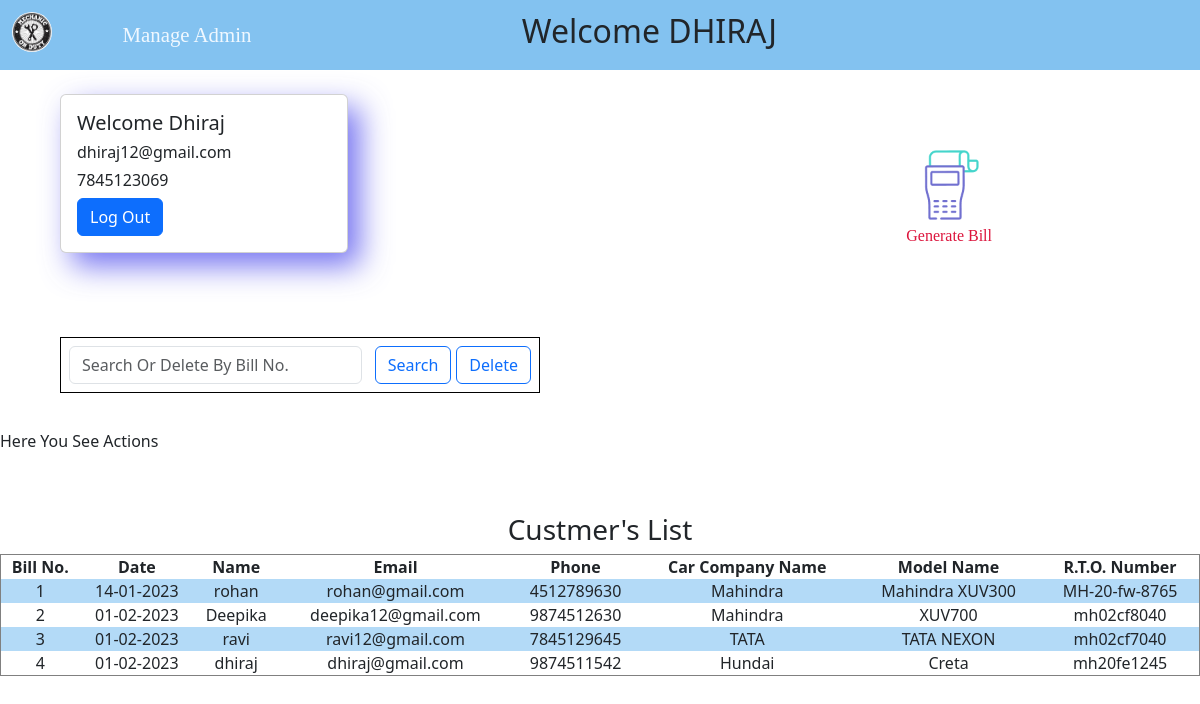
The app's page /adminpanel.php (signed in) with its own data.
### tables this page shows
CREATE TABLE `user_tb` (
  `billno` int(100) NOT NULL,
  `date` varchar(10) NOT NULL,
  `name` varchar(35) NOT NULL,
  `phone` varchar(12) NOT NULL,
  `email` varchar(50) NOT NULL,
  `password` varchar(30) NOT NULL,
  `carcompany` varchar(30) NOT NULL,
  `carmodelname` varchar(30) NOT NULL,
  `rtono` varchar(30) NOT NULL
);

### adminpanel.php (the view, shortened to what this page needs)
<?php require('connection.php');?>
<!DOCTYPE html>
<html lang="en">
<head>
    <link href="https://cdn.jsdelivr.net/npm/bootstrap@5.3.0-alpha1/dist/css/bootstrap.min.css" rel="stylesheet">
    <link rel="stylesheet" href="./Css/adminpanel.css">
</head>
<body>
<nav>
    <div class="logo"><img src="./img/logo_img.jpg" alt=""></div>
    <a href="./manageadmin.php">Manage Admin</a>
    <h2>Welcome <?php echo strtoupper($_SESSION['Aname']);?></h2>
</nav>
<div class="main">
<div class="card">
    <div class="card-body">
      <h5 class="card-title">Welcome <?php echo $_SESSION['Aname']?></h5>
      <h6 class="card-text"><?php echo $_SESSION['Amail']?></h6>
      <h6 class="card-text"><?php echo $_SESSION['Aphone']?></h6>
      <form method="post"><Button class="btn btn-primary" name="logt">Log Out</Button></form>
</div>
</div>
<a href="bill.php" id="genbill"><img src="./img/pay_img.gif" alt="Bills" id="bills">Generate Bill</a>
<div class="oparation">
<form  method="post" class="d-flex">
    <input class="form-control me-2" name="box" type="number" placeholder="Search Or Delete By Bill No.">
    <button class="btn btn-outline-primary" name="search">Search</button>
    <button class="btn btn-outline-primary" name="delete" type="submit">Delete</button>
</form>
</div>
<?php
 if(isset($_POST['search'])){
    $srchqury="SELECT * FROM `user_tb` WHERE billno='$box'";
    $rst=mysqli_query($con,$srchqury);
    if(mysqli_num_rows($rst)==1){
        echo "Founded Record"."<br>";
        $foundrow=mysqli_fetch_assoc($rst);
        foreach($foundrow as $fd){
            echo $fd." - ";
        }
    }
    else{
        echo "No Record Found";
    }
}
elseif(isset($_POST['delete'])){
    $dlquery="DELETE FROM `user_tb` WHERE billno='$box'";
    $dlrst=mysqli_query($con,$dlquery);
    header("location: adminpanel.php");
}
else{
    echo "Here You See Actions";
 }
?>
<h3>Custmer's List </h3>
<?php $squery="SELECT * FROM `user_tb`";
    $run_squery=mysqli_query($con,$squery);
    ?>
<div class="usertable">
    <table border='1'>
    <tr>
        <th>Bill No.</th>
        <th>Date</th>
        <th>Name</th>
        <th>Email</th>
        <th>Phone</th>
        <th>Car Company Name</th>
        <th>Model Name</th>
        <th>R.T.O. Number</th>
    </tr>
    <tr>
        <?php while($row=mysqli_fetch_assoc($run_squery)){?>
        <td><?php echo $row['billno'];?></td>
        <td><?php echo $row['date'];?></td>
        <td><?php echo $row['name'];?></td>
        <td><?php echo $row['email'];?></td>
        <td><?php echo $row['phone'];?></td>
        <td><?php echo $row['carcompany'];?></td>
        <td><?php echo $row['carmodelname'];?></td>
        <td><?php echo $row['rtono'];?></td>
    </tr>
    <?php }?>
    </table>
</div>
</body>
</html>

### Css/adminpanel.css (style rules this page uses)
* { margin: 0; padding: 0; }
nav { background-color: #83c2f0; display:flex; padding:1%; }
nav img { width:40px; border-radius:50%; }
nav a { text-align: center; text-decoration: none; color: aliceblue; font-family: cursive; margin-left: 6%; margin-top: 0.6%; font-size: 1.3rem; transition: 0.4s; }
nav h2 { margin-left:23%; }
h3 { margin-top:5%; text-align:center; }
.card { margin: 2% 5%; transition: 0.7s; cursor: pointer; box-shadow: 12px 13px 30px rgba(75, 72, 236, 0.753); width: 18rem; }
img#bills { width: 5rem; position:fixed; right:13rem; top:9rem; }
#genbill { position:fixed; right:13rem; top:14rem; color: crimson; text-decoration: none; font-family: cursive; }
table { width: 100%; text-align:center; }
tr:nth-child(2n) { background-color: #b3daf7; }
.oparation { width: 40%; border:0.5px solid black; padding:8px; margin-top:7%; margin-left:5%; margin-bottom: 3%; }
.oparation form { width: 100%; }
.oparation form button { margin-left:5px; }

### records on screen
user_tb: billno "1", date "14-01-2023", name "rohan", email "rohan@gmail.com", phone "4512789630", carcompany "Mahindra", carmodelname "Mahindra XUV300", rtono "MH-20-fw-8765"
user_tb: billno "2", date "01-02-2023", name "Deepika", email "deepika12@gmail.com", phone "9874512630", carcompany "Mahindra", carmodelname "XUV700", rtono "mh02cf8040"
user_tb: billno "3", date "01-02-2023", name "ravi", email "ravi12@gmail.com", phone "7845129645", carcompany "TATA", carmodelname "TATA NEXON", rtono "mh02cf7040"
user_tb: billno "4", date "01-02-2023", name "dhiraj", email "dhiraj@gmail.com", phone "9874511542", carcompany "Hundai", carmodelname "Creta", rtono "mh20fe1245"

### other values on screen
$_SESSION['Aname'] "DHIRAJ"
$_SESSION['Aname'] "Dhiraj"
$_SESSION['Amail'] "dhiraj12@gmail.com"
$_SESSION['Aphone'] "7845123069"
